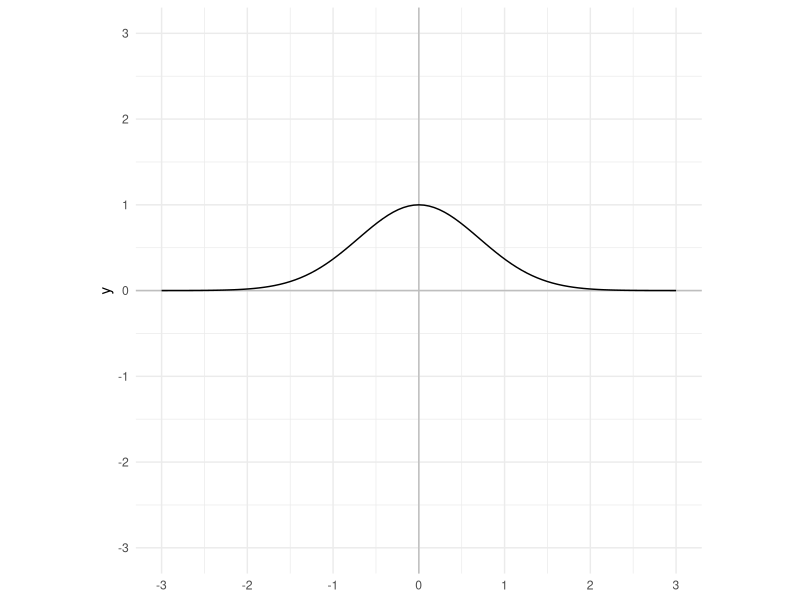

Recreate this plot in R.
## ---- chunk 1
knitr::opts_chunk$set(echo = FALSE, eval = TRUE, message = FALSE, warning = FALSE, error = TRUE, cache = TRUE)
## ---- chunk 2
library(tidyverse)
theme_set(theme_minimal())
## ---- chunk 3
#| label: fig-fun-analysis-gaussian
#| fig-cap: "График гауссианы"
#| fig-column: margin
#| lst-label: lst-fun-analysis-gaussian
#| lst-cap: "Код построения графика"
#| code-fold: true
#| echo: true

ggplot() +
  geom_vline(xintercept = 0, color = "gray") +
  geom_hline(yintercept = 0, color = "gray") +
  geom_function(fun = function(x) {exp(-x^2)}) +
  scale_x_continuous(breaks = -3:3, limits = c(-3, 3)) +
  scale_y_continuous(breaks = -3:3, limits = c(-3, 3)) +
  coord_fixed() +
  theme_minimal()
